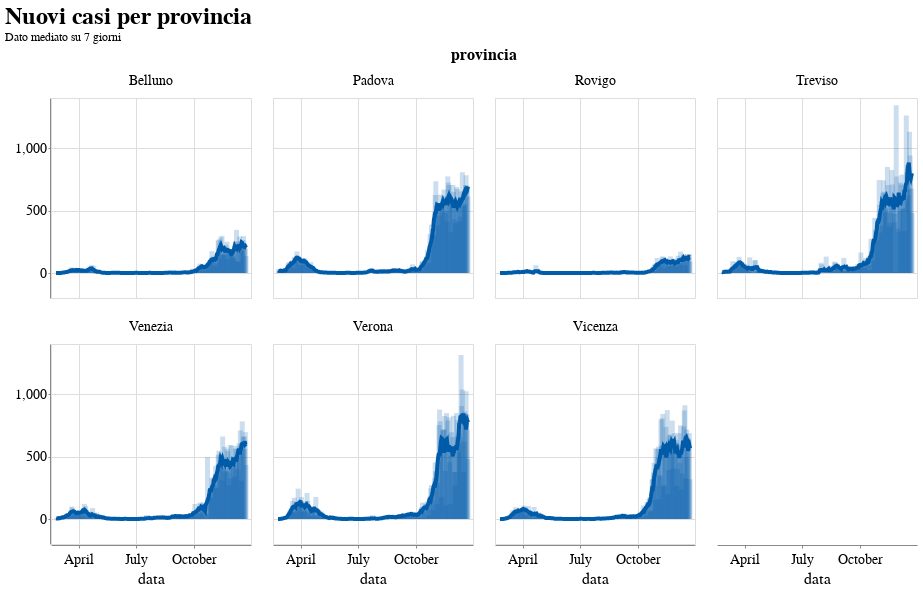

Source (notebook cell):
### Code cell
base = alt.Chart().transform_window(
    averaged='mean(nuovi_positivi)',
    frame=[-4,3],
    groupby=['provincia']
).encode(
    x='data:T',
    tooltip=['data', 'provincia', 'totale_casi', 'nuovi_positivi', 'incremento']
).properties(
    height=200,
    width=200,
)

c1 = base.mark_line().encode(
    y=alt.Y('averaged:Q', title=''),
)

c2 = base.mark_bar(opacity=0.2, width=5).encode(
    y=alt.Y('nuovi_positivi', title=''),

)

alt.layer(c1, c2, data=prov_df).facet(facet='provincia:N', columns=4).properties(
    title={
      "text": ['Nuovi casi per provincia'], 
      "subtitle": ["Dato mediato su 7 giorni"]
    }
).interactive()

### Figure 1 — Vega-Lite specification as saved in the notebook (floating-point values rounded to 4 significant figures; data arrays with more than 128 entries replaced by an {"elided": "..."} marker saying what was removed)
{"config": {"view": {"width": 600, "height": 400}, "background": "#ffffff", "title": {"anchor": "start", "font": "Source Sans Pro, Arial, sans", "fontColor": "#000000", "fontSize": 24, "fontWeight": "bold"}, "arc": {"fill": "#005DA9"}, "area": {"fill": "#005DA9"}, "line": {"stroke": "#005DA9", "strokeWidth": 4}, "path": {"stroke": "#005DA9"}, "rect": {"fill": "#005DA9"}, "shape": {"stroke": "#005DA9"}, "bar": {"fill": "#005DA9"}, "point": {"stroke": "#005DA9"}, "symbol": {"fill": "#005DA9", "size": 60}, "axis": {"titleFont": "Source Sans Pro, sans", "titleFontSize": 16, "titleFontWeight": "normal", "labelFont": "Source Sans Pro, sans", "labelFontSize": 14, "labelFontWeight": "normal"}, "axisX": {"labelAngle": 0, "labelPadding": 4, "tickSize": 3}, "axisY": {"labelBaseline": "middle", "maxExtent": 45, "minExtent": 45, "tickSize": 2, "titleAlign": "left", "titleAngle": 0, "titleX": -45, "titleY": -11}, "headerFacet": {"titleFontSize": 16, "labelFontSize": 14}, "headerRow": {"titleFontSize": 16, "labelFontSize": 14}, "headerColumn": {"titleFontSize": 16, "labelFontSize": 14}, "legend": {"titleFont": "Source Sans Pro, sans", "titleFontSize": 16, "titleFontWeight": "normal", "symbolType": "circle", "labelFont": "Source Sans Pro, sans", "labelFontSize": 15}, "range": {"category": ["#AB377A", "#AEC067", "#9BC3B7", "#928285", "#F07F3C", "#FFE054", "#E30034", "#005DA9", "#644F54", "#5EA290", "#769F3B", "#812161", "#E36319", "#F5C631"]}}, "data": {"name": "data-285857ca48d09179934b31dc29c4ef45"}, "facet": {"type": "nominal", "field": "provincia"}, "spec": {"layer": [{"mark": "line", "encoding": {"tooltip": [{"type": "temporal", "field": "data"}, {"type": "nominal", "field": "provincia"}, {"type": "quantitative", "field": "totale_casi"}, {"type": "quantitative", "field": "nuovi_positivi"}, {"type": "quantitative", "field": "incremento"}], "x": {"type": "temporal", "field": "data"}, "y": {"type": "quantitative", "field": "averaged", "title": ""}}, "height": 200, "selection": {"selector005": {"type": "interval", "bind": "scales", "encodings": ["x", "y"]}}, "transform": [{"window": [{"op": "mean", "field": "nuovi_positivi", "as": "averaged"}], "frame": [-4, 3], "groupby": ["provincia"]}], "width": 200}, {"mark": {"type": "bar", "opacity": 0.2, "width": 5}, "encoding": {"tooltip": [{"type": "temporal", "field": "data"}, {"type": "nominal", "field": "provincia"}, {"type": "quantitative", "field": "totale_casi"}, {"type": "quantitative", "field": "nuovi_positivi"}, {"type": "quantitative", "field": "incremento"}], "x": {"type": "temporal", "field": "data"}, "y": {"type": "quantitative", "field": "nuovi_positivi", "title": ""}}, "height": 200, "transform": [{"window": [{"op": "mean", "field": "nuovi_positivi", "as": "averaged"}], "frame": [-4, 3], "groupby": ["provincia"]}], "width": 200}]}, "columns": 4, "title": {"text": ["Nuovi casi per provincia"], "subtitle": ["Dato mediato su 7 giorni"]}, "$schema": "https://vega.github.io/schema/vega-lite/v4.8.1.json", "datasets": {"data-285857ca48d09179934b31dc29c4ef45": {"elided": "2114 records"}}}
